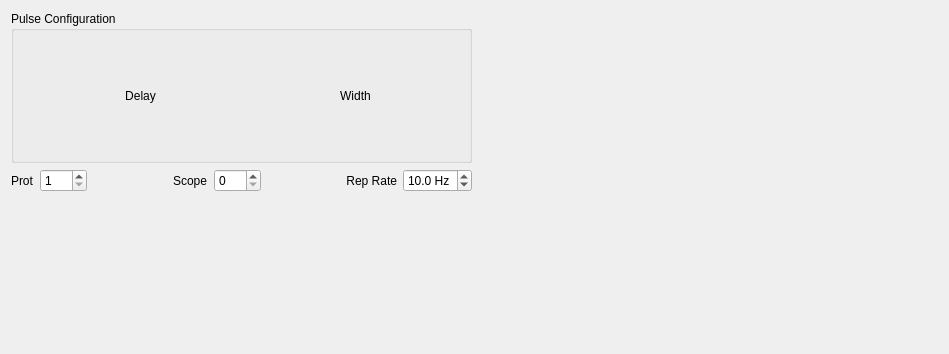
<?xml version="1.0" encoding="UTF-8"?>
<ui version="4.0">
 <class>PulseConfigWidget</class>
 <widget class="QWidget" name="PulseConfigWidget">
  <property name="geometry">
   <rect>
    <x>0</x>
    <y>0</y>
    <width>949</width>
    <height>354</height>
   </rect>
  </property>
  <property name="windowTitle">
   <string>Form</string>
  </property>
  <layout class="QHBoxLayout" name="horizontalLayout_2" stretch="1,1">
   <item>
    <layout class="QVBoxLayout" name="verticalLayout" stretch="1,0,1">
     <item>
      <widget class="QGroupBox" name="pulseConfigBox">
       <property name="title">
        <string>Pulse Configuration</string>
       </property>
       <layout class="QGridLayout" name="pulseConfigBoxLayout" columnstretch="0,1,1">
        <item row="0" column="1">
         <widget class="QLabel" name="label_2">
          <property name="text">
           <string>Delay</string>
          </property>
          <property name="alignment">
           <set>Qt::AlignCenter</set>
          </property>
         </widget>
        </item>
        <item row="0" column="2">
         <widget class="QLabel" name="label_3">
          <property name="text">
           <string>Width</string>
          </property>
          <property name="alignment">
           <set>Qt::AlignCenter</set>
          </property>
         </widget>
        </item>
        <item row="0" column="0">
         <widget class="QLabel" name="label">
          <property name="text">
           <string/>
          </property>
          <property name="alignment">
           <set>Qt::AlignCenter</set>
          </property>
         </widget>
        </item>
       </layout>
      </widget>
     </item>
     <item>
      <layout class="QHBoxLayout" name="horizontalLayout">
       <item>
        <widget class="QLabel" name="label_6">
         <property name="text">
          <string>Prot</string>
         </property>
        </widget>
       </item>
       <item>
        <widget class="QSpinBox" name="protDelayBox">
         <property name="minimum">
          <number>1</number>
         </property>
         <property name="maximum">
          <number>100</number>
         </property>
        </widget>
       </item>
       <item>
        <spacer name="horizontalSpacer_2">
         <property name="orientation">
          <enum>Qt::Horizontal</enum>
         </property>
         <property name="sizeHint" stdset="0">
          <size>
           <width>40</width>
           <height>20</height>
          </size>
         </property>
        </spacer>
       </item>
       <item>
        <widget class="QLabel" name="label_5">
         <property name="text">
          <string>Scope</string>
         </property>
        </widget>
       </item>
       <item>
        <widget class="QSpinBox" name="scopeDelayBox">
         <property name="maximum">
          <number>100</number>
         </property>
        </widget>
       </item>
       <item>
        <spacer name="horizontalSpacer">
         <property name="orientation">
          <enum>Qt::Horizontal</enum>
         </property>
         <property name="sizeHint" stdset="0">
          <size>
           <width>40</width>
           <height>20</height>
          </size>
         </property>
        </spacer>
       </item>
       <item>
        <widget class="QLabel" name="label_4">
         <property name="text">
          <string>Rep Rate</string>
         </property>
         <property name="alignment">
          <set>Qt::AlignRight|Qt::AlignTrailing|Qt::AlignVCenter</set>
         </property>
        </widget>
       </item>
       <item>
        <widget class="QDoubleSpinBox" name="repRateBox">
         <property name="keyboardTracking">
          <bool>false</bool>
         </property>
         <property name="suffix">
          <string> Hz</string>
         </property>
         <property name="decimals">
          <number>1</number>
         </property>
         <property name="minimum">
          <double>0.100000000000000</double>
         </property>
         <property name="maximum">
          <double>50.000000000000000</double>
         </property>
         <property name="value">
          <double>10.000000000000000</double>
         </property>
        </widget>
       </item>
      </layout>
     </item>
     <item>
      <spacer name="verticalSpacer">
       <property name="orientation">
        <enum>Qt::Vertical</enum>
       </property>
       <property name="sizeHint" stdset="0">
        <size>
         <width>20</width>
         <height>40</height>
        </size>
       </property>
      </spacer>
     </item>
    </layout>
   </item>
   <item>
    <widget class="PulsePlot" name="pulsePlot" native="true"/>
   </item>
  </layout>
 </widget>
 <customwidgets>
  <customwidget>
   <class>PulsePlot</class>
   <extends>QWidget</extends>
   <header>pulseplot.h</header>
   <container>1</container>
  </customwidget>
 </customwidgets>
 <resources/>
 <connections/>
</ui>
